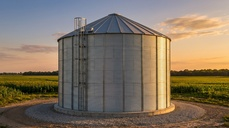
#> input picture reference/prx9000_drawn_render.jpg, 229 x 128 px, shrunk from 1376 x 768 before the run
$ python png_to_dds.py ../reference/prx9000_drawn_render.jpg out.png
#> lines starting #> are read from the running program, lines starting #| are printed output that depends on the picture
"""Convert PNG to DDS with a full mip chain, preserving three-channel normal maps.

RGB *_normal.png -> BC1 (no accidental parallax); RGBA normals -> BC3 (height preserved).
Other texture types retain the previous BC3 conversion behavior.
Usage: python tools/png_to_dds.py input.png output.dds [--normal-rgb]
"""
import argparse
import io
from pathlib import Path
import struct

from PIL import Image
from strip_normal_alpha import remove_opaque_alpha


def convert(source, normal_rgb=False):
#> called with normal_rgb = False
    with Image.open(source) as original:
#> original is the input picture: PIL image 229x128 RGB; mean R, G, B 129.5, 115.5, 98.7
        has_alpha = "A" in original.getbands() or "transparency" in original.info
#> has_alpha = False
        rgb_normal = normal_rgb or (source.stem.lower().endswith("_normal") and not has_alpha)
#> rgb_normal = False
        image = original.convert("RGBA")
    if rgb_normal and image.getchannel("A").getextrema() != (255, 255):
        raise ValueError("--normal-rgb would remove non-opaque height data")
    levels = []
    size = image.size
#> size = (229, 128)
    while True:
        level = image.resize(size, Image.Resampling.LANCZOS) if size != image.size else image
        buffer = io.BytesIO()
        level.save(buffer, "DDS", pixel_format="DXT5")
        levels.append(buffer.getvalue())
        if size == (1, 1):
            break
        size = max(1, size[0] // 2), max(1, size[1] // 2)
#> this loop made 8 passes
#> pass 2, in convert, `level = image.resize(size, Image.Resampling.LANCZOS) if size != image...`:
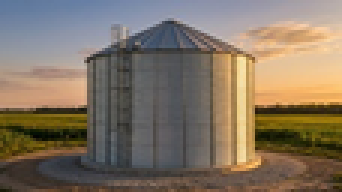
#> level: PIL image 114x64 RGBA (shown 3 times larger); mean R, G, B, A 129.5, 115.4, 98.7, 255
#> pass 3, in convert, `level = image.resize(size, Image.Resampling.LANCZOS) if size != image...`:
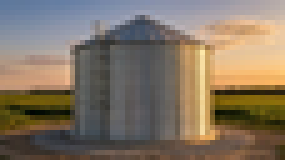
#> level: PIL image 57x32 RGBA (shown 5 times larger); mean R, G, B, A 129.5, 115.5, 98.7, 255
#> after the loop, levels = 8 items
    header = bytearray(levels[0][:128])
    struct.pack_into("<I", header, 8, struct.unpack_from("<I", header, 8)[0] | 0x20000)
    struct.pack_into("<I", header, 28, len(levels))
    struct.pack_into("<I", header, 108, struct.unpack_from("<I", header, 108)[0] | 0x400008)
    data = bytes(header) + b"".join(level[128:] for level in levels)
    return remove_opaque_alpha(data) if rgb_normal else data


def main():
    parser = argparse.ArgumentParser(description=__doc__)
    parser.add_argument("source", type=Path)
    parser.add_argument("destination", type=Path)
    parser.add_argument("--normal-rgb", action="store_true", help="Remove an unused opaque alpha from a normal map")
    args = parser.parse_args()
    data = convert(args.source, normal_rgb=args.normal_rgb)
    args.destination.write_bytes(data)
    print(f"{args.destination}: {data[84:88].decode()}, {struct.unpack_from('<I', data, 28)[0]} mip levels")
#| out.png: DXT5, 8 mip levels


if __name__ == "__main__":
    main()
